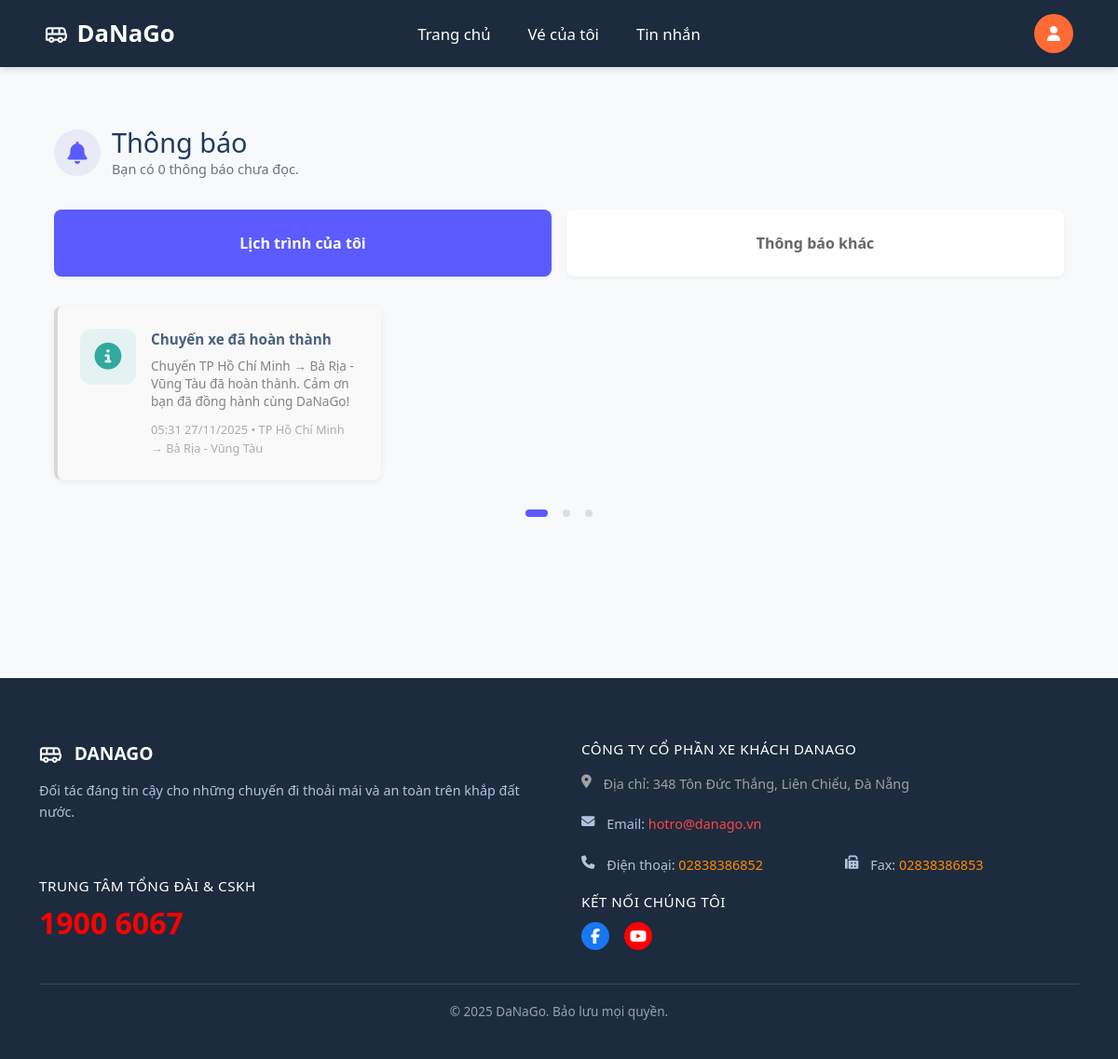
The app's page /notifications/ (signed in) with its own data.
### bustk/models.py (models this page shows, shortened)
class Notification(models.Model):
    class Type(models.TextChoices):
        BOOKING_SUCCESS = 'booking_success', 'Đặt vé thành công'
        CANCEL_SUCCESS  = 'cancel_success',  'Hủy vé thành công'
        TRIP_REMINDER   = 'trip_reminder',   'Chuyến xe sắp khởi hành'
        TRIP_START      = 'trip_start',      'Chuyến xe đang khởi hành'
        TRIP_COMPLETED  = 'trip_completed',  'Chuyến xe đã hoàn thành'
        OTHER           = 'other',           'Thông báo khác'
    user = models.ForeignKey(
        settings.AUTH_USER_MODEL,
        on_delete=models.CASCADE,
        related_name='notifications'
    )
    title = models.CharField(max_length=255)
    body = models.TextField(blank=True)
    type = models.CharField(
        max_length=50,
        choices=Type.choices,
        default=Type.OTHER
    )
    ticket = models.ForeignKey(
        'Ticket', on_delete=models.SET_NULL,
        null=True, blank=True, related_name='notifications'
    )
    trip = models.ForeignKey(
        'Trip', on_delete=models.SET_NULL,
        null=True, blank=True, related_name='notifications'
    )
    is_read = models.BooleanField(default=False)
    created_at = models.DateTimeField(auto_now_add=True)

class Trip(models.Model):
    VEHICLE_TYPES = [
        ('limousine', 'Limousine'),
        ('giuong', 'Giường'),
    ]
    departure_location = models.CharField(max_length=100)
    arrival_location = models.CharField(max_length=100)
    departure_time = models.DateTimeField()
    arrival_time = models.DateTimeField()
    vehicle_type = models.CharField(max_length=20, choices=VEHICLE_TYPES)
    total_seats = models.IntegerField(default=40)
    price = models.DecimalField(max_digits=10, decimal_places=0)

### bustk/views.py (the view)
# urls.py: path('notifications/', views.notifications_list, name='notifications'),
@login_required(login_url='login')
def notifications_list(request):
    noti_qs = Notification.objects.filter(user=request.user).order_by('-created_at')
    schedule_types = [
        Notification.Type.BOOKING_SUCCESS,
        Notification.Type.CANCEL_SUCCESS,
        Notification.Type.TRIP_REMINDER,
        Notification.Type.TRIP_START,
        Notification.Type.TRIP_COMPLETED,
    ]
    schedule_notifications = noti_qs.filter(type__in=schedule_types)
    other_notifications    = noti_qs.exclude(type__in=schedule_types)
    noti_qs.filter(is_read=False).update(is_read=True)
    context = {
        "schedule_notifications": schedule_notifications,
        "other_notifications": other_notifications,
        "unread_count": noti_qs.filter(is_read=False).count(),  # sau update sẽ = 0
    }
    return render(request, "ticket/notifications.html", context)

### bustk/templates/ticket/notifications.html (shortened to what this page needs)
{% extends "ticket/base.html" %}
{% load static %}
{% block extra_css %}
<link rel="stylesheet" href="{% static 'css/notifications.css' %}">
{% endblock %}
{% block content %}
<div class="notifications-wrapper">
    <div class="notifications-header">
        <div class="header-icon">
            <i class="fas fa-bell"></i>
        </div>
        <div>
            <h1>Thông báo</h1>
            <p style="margin:0; color:#6b7280; font-size:0.9rem;">
                Bạn có {{ unread_count }} thông báo chưa đọc.
            </p>
        </div>
    </div>
    <div class="tabs-section">
        <button class="tab-button active"
                data-target="my-schedule"
                onclick="switchTab('my-schedule', this)">
            Lịch trình của tôi
        </button>
        <button class="tab-button"
                data-target="other-notifications"
                onclick="switchTab('other-notifications', this)">
            Thông báo khác
        </button>
    </div>
    <div id="my-schedule" class="tab-content active">
        {% if schedule_notifications %}
            {% for n in schedule_notifications %}
                <div class="notification-card {% if n.is_read %}read{% else %}unread{% endif %}">
                    <div class="notification-icon
                        {% if n.type == 'BOOKING_SUCCESS' %}trip
                        {% elif n.type == 'CANCEL_SUCCESS' %}trip
                        {% elif n.type == 'TRIP_REMINDER' %}schedule
                        {% elif n.type == 'TRIP_START' %}schedule
                        {% elif n.type == 'TRIP_COMPLETED' %}schedule
                        {% else %}system
                        {% endif %}
                    ">
                        {% if n.type == 'BOOKING_SUCCESS' %}
                            <i class="fas fa-check-circle"></i>
                        {% elif n.type == 'CANCEL_SUCCESS' %}
                            <i class="fas fa-times-circle"></i>
                        {% elif n.type == 'TRIP_REMINDER' %}
                            <i class="fas fa-clock"></i>
                        {% elif n.type == 'TRIP_START' %}
                            <i class="fas fa-bus"></i>
                        {% elif n.type == 'TRIP_COMPLETED' %}
                            <i class="fas fa-flag-checkered"></i>
                        {% else %}
                            <i class="fas fa-info-circle"></i>
                        {% endif %}
                    </div>
                    <div class="notification-content">
                        <p class="notification-title">{{ n.title }}</p>
                        <p class="notification-description">
                            {{ n.body|linebreaksbr }}
                        </p>
                        <div class="notification-footer">
                            <span class="notification-time">
                                {{ n.created_at|date:"H:i d/m/Y" }}
                                {% if n.trip %}
                                    • {{ n.trip.departure_location }} → {{ n.trip.arrival_location }}
                                {% endif %}
                            </span>
                        </div>
                    </div>
                </div>
            {% endfor %}
        {% else %}
            <p style="color:#9ca3af; font-size:0.9rem;">Chưa có thông báo về lịch trình.</p>
        {% endif %}
    </div>
    <div class="pagination">
        <span class="pagination-dot active" onclick="goToPage(1)"></span>
        <span class="pagination-dot" onclick="goToPage(2)"></span>
        <span class="pagination-dot" onclick="goToPage(3)"></span>
    </div>
</div>
{% endblock %}

### bustk/static/css/notifications.css (style rules this page uses)
.notifications-wrapper { max-width: 1200px; margin: 0 auto; padding: 2rem 1rem; }
.notifications-header { display: flex; align-items: center; gap: 0.75rem; margin-bottom: 2rem; }
.notifications-header h1 { color: #1e3a5f; font-size: 1.8rem; margin: 0; }
.header-icon { width: 50px; height: 50px; background: #e8eaf6; border-radius: 50%; display: flex; align-items: center; justify-content: center; color: #5b5bff; font-size: 1.5rem; }
.tabs-section { display: grid; grid-template-columns: 1fr 1fr; gap: 1rem; margin-bottom: 2rem; }
.tab-button { padding: 1.5rem; border: none; background: white; border-radius: 8px; cursor: pointer; font-weight: 600; transition: all 0.3s; box-shadow: 0 2px 4px rgba(0, 0, 0, 0.05); }
.tab-button.active { background: #5b5bff; color: white; }
.tab-button:not(.active) { color: #666; }
.tab-content { display: none; }
.tab-content.active { display: grid; grid-template-columns: repeat(auto-fill, minmax(320px, 1fr)); gap: 1rem; }
.notification-card { background: white; border-radius: 8px; padding: 1.5rem; box-shadow: 0 2px 8px rgba(0, 0, 0, 0.08); transition: all 0.3s; border-left: 4px solid #5b5bff; display: flex; gap: 1rem; }
.notification-card.read { opacity: 0.8; background: #fafafa; border-left-color: #d0d0d0; }
.notification-icon { width: 60px; height: 60px; border-radius: 12px; display: flex; align-items: center; justify-content: center; font-size: 1.8rem; flex-shrink: 0; }
.notification-icon.system { background: #e0f2f1; color: #009688; }
.notification-content { flex: 1; }
.notification-title { font-weight: 700; color: #1e3a5f; margin: 0 0 0.5rem 0; font-size: 0.95rem; }
.notification-description { color: #666; font-size: 0.85rem; margin: 0 0 0.75rem 0; line-height: 1.4; }
.notification-footer { display: flex; justify-content: space-between; align-items: center; }
.notification-time { font-size: 0.8rem; color: #999; }
.pagination { display: flex; justify-content: center; gap: 1rem; margin-top: 2rem; }
.pagination-dot { width: 8px; height: 8px; border-radius: 50%; background: #ddd; cursor: pointer; transition: all 0.3s; }
.pagination-dot.active { background: #5b5bff; width: 24px; border-radius: 4px; }

### bustk/templates/ticket/base.html (style rules this page uses)
:root { --primary-blue: #1c2b3d; --accent-orange: #ff6b35; --light-gray: #f8f9fa; --dark-text: #2c3e50; --border-gray: #e0e0e0; --footer-text: #b0c4de; --footer-title: white; }
* { margin: 0; padding: 0; box-sizing: border-box; }
body { font-family: 'Segoe UI', Tahoma, Geneva, Verdana, sans-serif; background-color: var(--light-gray); color: var(--dark-text); }

### records on screen
Notification: type "trip_completed" (drawn), title "Chuyến xe đã hoàn thành", body "Chuyến TP Hồ Chí Minh → Bà Rịa - Vũng Tàu đã hoàn thành. Cảm ơn bạn đã đồng hành cùng DaNaGo!", created_at "05:31 27/11/2025", trip.departure_location "TP Hồ Chí Minh", trip.arrival_location "Bà Rịa - Vũng Tàu"

### other values on screen
{{ unread_count }} "0"
